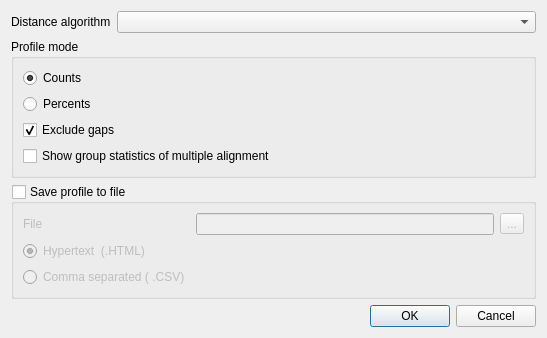
<?xml version="1.0" encoding="UTF-8"?>
<ui version="4.0">
 <class>DistanceMatrixMSAProfileDialog</class>
 <widget class="QDialog" name="DistanceMatrixMSAProfileDialog">
  <property name="geometry">
   <rect>
    <x>0</x>
    <y>0</y>
    <width>547</width>
    <height>305</height>
   </rect>
  </property>
  <property name="windowTitle">
   <string>Generate Distance Matrix</string>
  </property>
  <layout class="QVBoxLayout" name="verticalLayout_2">
   <item>
    <layout class="QHBoxLayout" name="horizontalLayout_2" stretch="0,1">
     <item>
      <widget class="QLabel" name="algoLabel">
       <property name="text">
        <string>Distance algorithm</string>
       </property>
      </widget>
     </item>
     <item>
      <widget class="QComboBox" name="algoCombo"/>
     </item>
    </layout>
   </item>
   <item>
    <widget class="QGroupBox" name="groupBox_2">
     <property name="title">
      <string>Profile mode</string>
     </property>
     <layout class="QGridLayout" name="gridLayout_2">
      <item row="0" column="0">
       <widget class="QRadioButton" name="countsRB">
        <property name="text">
         <string>Counts</string>
        </property>
        <property name="checked">
         <bool>true</bool>
        </property>
       </widget>
      </item>
      <item row="1" column="0">
       <widget class="QRadioButton" name="percentsRB">
        <property name="text">
         <string>Percents</string>
        </property>
       </widget>
      </item>
      <item row="2" column="0">
       <widget class="QCheckBox" name="checkBox">
        <property name="text">
         <string>Exclude gaps</string>
        </property>
        <property name="checked">
         <bool>true</bool>
        </property>
       </widget>
      </item>
      <item row="3" column="0">
       <widget class="QCheckBox" name="groupStatisticsCheck">
        <property name="text">
         <string>Show group statistics of multiple alignment</string>
        </property>
       </widget>
      </item>
     </layout>
    </widget>
   </item>
   <item>
    <widget class="QGroupBox" name="saveBox">
     <property name="title">
      <string>Save profile to file</string>
     </property>
     <property name="checkable">
      <bool>true</bool>
     </property>
     <property name="checked">
      <bool>false</bool>
     </property>
     <layout class="QGridLayout" name="gridLayout">
      <item row="0" column="0">
       <widget class="QLabel" name="label">
        <property name="text">
         <string>File</string>
        </property>
       </widget>
      </item>
      <item row="0" column="1">
       <widget class="QLineEdit" name="fileEdit"/>
      </item>
      <item row="0" column="2">
       <widget class="QToolButton" name="fileButton">
        <property name="text">
         <string>...</string>
        </property>
       </widget>
      </item>
      <item row="2" column="0" colspan="2">
       <widget class="QRadioButton" name="htmlRB">
        <property name="text">
         <string>Hypertext  (.HTML)</string>
        </property>
        <property name="checked">
         <bool>true</bool>
        </property>
       </widget>
      </item>
      <item row="3" column="0">
       <widget class="QRadioButton" name="csvRB">
        <property name="text">
         <string>Comma separated ( .CSV)</string>
        </property>
        <property name="checked">
         <bool>false</bool>
        </property>
       </widget>
      </item>
     </layout>
    </widget>
   </item>
   <item>
    <spacer name="verticalSpacer">
     <property name="orientation">
      <enum>Qt::Vertical</enum>
     </property>
     <property name="sizeHint" stdset="0">
      <size>
       <width>20</width>
       <height>17</height>
      </size>
     </property>
    </spacer>
   </item>
   <item>
    <widget class="QDialogButtonBox" name="buttonBox">
     <property name="standardButtons">
      <set>QDialogButtonBox::Cancel|QDialogButtonBox::Ok</set>
     </property>
    </widget>
   </item>
  </layout>
 </widget>
 <tabstops>
  <tabstop>saveBox</tabstop>
  <tabstop>countsRB</tabstop>
  <tabstop>percentsRB</tabstop>
  <tabstop>checkBox</tabstop>
  <tabstop>groupStatisticsCheck</tabstop>
  <tabstop>fileEdit</tabstop>
  <tabstop>fileButton</tabstop>
  <tabstop>htmlRB</tabstop>
  <tabstop>csvRB</tabstop>
  <tabstop>algoCombo</tabstop>
 </tabstops>
 <resources/>
 <connections>
  <connection>
   <sender>buttonBox</sender>
   <signal>accepted()</signal>
   <receiver>DistanceMatrixMSAProfileDialog</receiver>
   <slot>accept()</slot>
   <hints>
    <hint type="sourcelabel">
     <x>273</x>
     <y>365</y>
    </hint>
    <hint type="destinationlabel">
     <x>273</x>
     <y>192</y>
    </hint>
   </hints>
  </connection>
  <connection>
   <sender>buttonBox</sender>
   <signal>rejected()</signal>
   <receiver>DistanceMatrixMSAProfileDialog</receiver>
   <slot>reject()</slot>
   <hints>
    <hint type="sourcelabel">
     <x>273</x>
     <y>365</y>
    </hint>
    <hint type="destinationlabel">
     <x>273</x>
     <y>192</y>
    </hint>
   </hints>
  </connection>
 </connections>
</ui>
